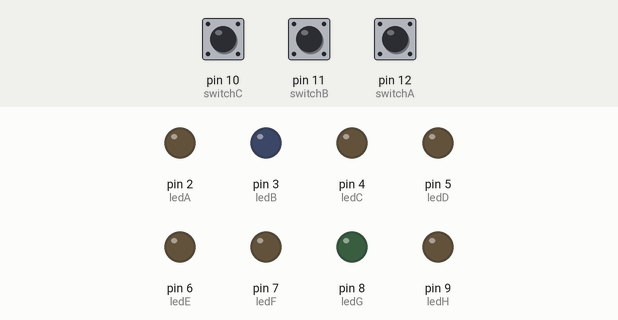
The sketch below on a simulated Arduino Uno, built with avr-gcc and run on an emulated ATmega328P. Parts: output pins drawn as LEDs (lit = HIGH). Inputs (shaded band) come from the test bench; at power-on: pin 10 (switchC) LOW, pin 11 (switchB) LOW, pin 12 (switchA) LOW.

Above: at 4.2 s.
4.3 s: pin 10 (switchC) pulled HIGH for 0.15 s
At 4.7 s:
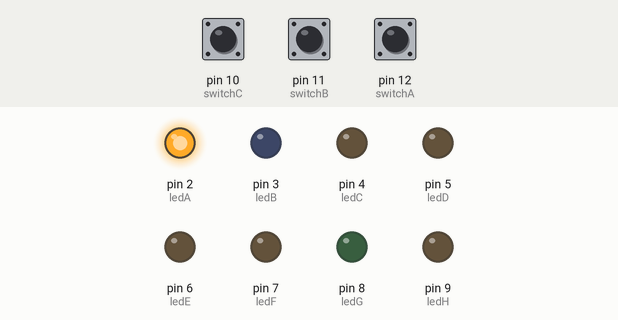
At 10.5 s:
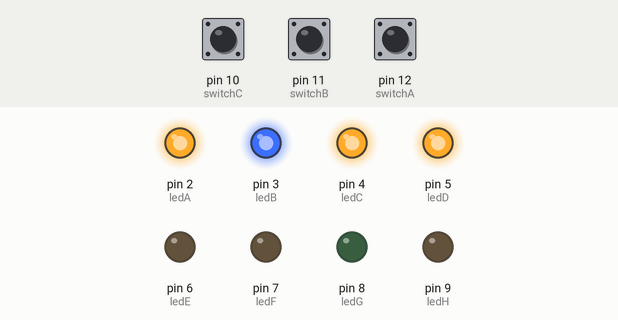
Timing chart, 0 to 63.2 s (numbered marks = the images above; inputs shaded):
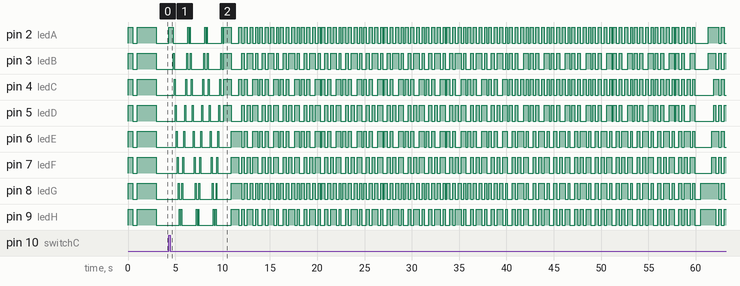

The sketch:

Experiment_1_SynchLights.ino
```cpp
//CPE160P------Experiment 1-------Synchronized Lights---------------------
//This sketch synchronizes eight LED's to the tune of Chandelier by Sia,
//Photograph by Ed Sheeran, and Can't help falling in love by Elvis Presley.

int ledA = 2;
int ledB = 3;
int ledC = 4;
int ledD = 5;
int ledE = 6;
int ledF = 7;
int ledG = 8;
int ledH = 9;
int switchA = 12;
int switchB = 11;
int switchC = 10;
int i;
int j;
bool button = false;
int songNum;

//This says that the system is running and is ready to run.
void startUp() {
  //For (i = 0; i < 3; i++) {
	  digitalWrite(ledA, HIGH);
 	  digitalWrite(ledB, HIGH);
    digitalWrite(ledC, HIGH);
    digitalWrite(ledD, HIGH);
    digitalWrite(ledE, HIGH);
    digitalWrite(ledF, HIGH);
    digitalWrite(ledG, HIGH);
    digitalWrite(ledH, HIGH);
    delay(500);
    digitalWrite(ledA, LOW);
   	digitalWrite(ledB, LOW);
    digitalWrite(ledC, LOW);
    digitalWrite(ledD, LOW);
    digitalWrite(ledE, LOW);
    digitalWrite(ledF, LOW);
    digitalWrite(ledG, LOW);
    digitalWrite(ledH, LOW);
    delay(500);
  	digitalWrite(ledA, HIGH);
 	  digitalWrite(ledB, HIGH);
    digitalWrite(ledC, HIGH);
    digitalWrite(ledD, HIGH);
    digitalWrite(ledE, HIGH);
    digitalWrite(ledF, HIGH);
    digitalWrite(ledG, HIGH);
    digitalWrite(ledH, HIGH);
    delay(2000);
    digitalWrite(ledA, LOW);
 	  digitalWrite(ledB, LOW);
    digitalWrite(ledC, LOW);
    digitalWrite(ledD, LOW);
    digitalWrite(ledE, LOW);
    digitalWrite(ledF, LOW);
    digitalWrite(ledG, LOW);
    digitalWrite(ledH, LOW);
}

void sweepLED(int y) {
  digitalWrite(ledA, HIGH);
  digitalWrite(ledH, LOW);
  delay(y);
  digitalWrite(ledB, HIGH);
  digitalWrite(ledA, LOW);
  delay(y);
  digitalWrite(ledC, HIGH);
  digitalWrite(ledB, LOW);
  delay(y);
  digitalWrite(ledD, HIGH);
  digitalWrite(ledC, LOW);
  delay(y);
  digitalWrite(ledE, HIGH);
  digitalWrite(ledD, LOW);
  delay(y);
  digitalWrite(ledF, HIGH);
  digitalWrite(ledE, LOW);
  delay(y);
  digitalWrite(ledG, HIGH);
  digitalWrite(ledF, LOW);
  delay(y);
  digitalWrite(ledH, HIGH);
  digitalWrite(ledG, LOW);
  delay(y);
  digitalWrite(ledH, LOW);
  delay(y);
  digitalWrite(ledH, HIGH);
  delay(y);
  digitalWrite(ledG, HIGH);
  digitalWrite(ledH, LOW);
  delay(y);
  digitalWrite(ledF, HIGH);
  digitalWrite(ledG, LOW);
  delay(y);
  digitalWrite(ledE, HIGH);
  digitalWrite(ledF, LOW);
  delay(y);
  digitalWrite(ledD, HIGH);
  digitalWrite(ledE, LOW);
  delay(y);
  digitalWrite(ledC, HIGH);
  digitalWrite(ledD, LOW);
  delay(y);
  digitalWrite(ledB, HIGH);
  digitalWrite(ledC, LOW);
  delay(y);
  digitalWrite(ledA, HIGH);
  digitalWrite(ledB, LOW);
  delay(y);
  digitalWrite(ledA, LOW);
  delay(y);
}

void bumpLED(int y) {
  digitalWrite(ledA, HIGH);
  digitalWrite(ledB, HIGH);
  digitalWrite(ledG, HIGH);
  digitalWrite(ledH, HIGH);
  digitalWrite(ledC, LOW);
  digitalWrite(ledD, LOW);
  digitalWrite(ledE, LOW);
  digitalWrite(ledF, LOW);
  delay(y);
  digitalWrite(ledA, LOW);
  digitalWrite(ledB, LOW);
  digitalWrite(ledG, LOW);
  digitalWrite(ledH, LOW);
  digitalWrite(ledC, HIGH);
  digitalWrite(ledD, HIGH);
  digitalWrite(ledE, HIGH);
  digitalWrite(ledF, HIGH);
  delay(y);
}

void leftRight(int y) {
  digitalWrite(ledA, HIGH);
  digitalWrite(ledB, HIGH);
  digitalWrite(ledC, HIGH);
  digitalWrite(ledD, HIGH);
  digitalWrite(ledE, LOW);
  digitalWrite(ledF, LOW);
  digitalWrite(ledG, LOW);
  digitalWrite(ledH, LOW);
  delay(y);
  digitalWrite(ledA, LOW);
  digitalWrite(ledB, LOW);
  digitalWrite(ledC, LOW);
  digitalWrite(ledD, LOW);
  digitalWrite(ledE, HIGH);
  digitalWrite(ledF, HIGH);
  digitalWrite(ledG, HIGH);
  digitalWrite(ledH, HIGH);
  delay(y);
}

void alternateLED(int y) {
  digitalWrite(ledA, HIGH);
  digitalWrite(ledB, LOW);
  digitalWrite(ledC, HIGH);
  digitalWrite(ledD, LOW);
  digitalWrite(ledE, HIGH);
  digitalWrite(ledF, LOW);
  digitalWrite(ledG, HIGH);
  digitalWrite(ledH, LOW);
  delay(y);
  digitalWrite(ledA, LOW);
  digitalWrite(ledB, HIGH);
  digitalWrite(ledC, LOW);
  digitalWrite(ledD, HIGH);
  digitalWrite(ledE, LOW);
  digitalWrite(ledF, HIGH);
  digitalWrite(ledG, LOW);
  digitalWrite(ledH, HIGH);
  delay(y);
}

void lightsOn(int y) {
  digitalWrite(ledA, HIGH);
  digitalWrite(ledB, HIGH);
  digitalWrite(ledC, HIGH);
  digitalWrite(ledD, HIGH);
  digitalWrite(ledE, HIGH);
  digitalWrite(ledF, HIGH);
  digitalWrite(ledG, HIGH);
  digitalWrite(ledH, HIGH);
  delay(y);
  digitalWrite(ledA, LOW);
  digitalWrite(ledB, LOW);
  digitalWrite(ledC, LOW);
  digitalWrite(ledD, LOW);
  digitalWrite(ledE, LOW);
  digitalWrite(ledF, LOW);
  digitalWrite(ledG, LOW);
  digitalWrite(ledH, LOW);
  delay(y);
}

void resetLED() {
  digitalWrite(ledA, LOW);
  digitalWrite(ledB, LOW);
  digitalWrite(ledC, LOW);
  digitalWrite(ledD, LOW);
  digitalWrite(ledE, LOW);
  digitalWrite(ledF, LOW);
  digitalWrite(ledG, LOW);
  digitalWrite(ledH, LOW);
}

// the setup routine runs once when you press reset:
void setup() {
  // initialize the LEDS as an output and the switches as an input.
  pinMode(ledA, OUTPUT);
  pinMode(ledB, OUTPUT);
  pinMode(ledC, OUTPUT);
  pinMode(ledD, OUTPUT);
  pinMode(ledE, OUTPUT);
  pinMode(ledF, OUTPUT);
  pinMode(ledG, OUTPUT);
  pinMode(ledH, OUTPUT);
  pinMode(switchA, INPUT);
  pinMode(switchB, INPUT);
  pinMode(switchC, INPUT);
  startUp();
}

// the loop routine runs over and over again forever:
void loop() {
  if (digitalRead(switchA) == true) {
    button = true;
    songNum = 1;
    digitalWrite(ledH, HIGH);

  }
  else if (digitalRead(switchB) == true) {
    button = true;
    songNum = 2;
    digitalWrite(ledC, HIGH);

  }
  else if (digitalRead(switchC) == true) {
    button = true;
    songNum = 3;
    digitalWrite(ledA, HIGH);
  }
  while(button) {
    switch (songNum){
      case 1:
        delay(600);
        for(i = 0; i < 6; i++) {
          sweepLED(100);
          resetLED();
        }
        delay(500);
        for(i = 0; i < 8; i++) {
          leftRight(650);
          resetLED();
        }
        delay(500);
        for(j = 0; j < 3; j++) {
          for(i = 0; i < 3; i++) {
           bumpLED(350);
           resetLED();
         }
         digitalWrite(ledD, HIGH);
         digitalWrite(ledE, HIGH);
         delay(600);
         resetLED();
        }
        delay(3000);
        for(j = 0; j < 2; j++) {
          for(i = 0; i < 8; i++) {
           lightsOn(350);
           resetLED();
          }
          for(i = 0; i < 7; i++) {
           alternateLED(350);
           resetLED();
          }
          delay(400);
        }
        break;
      case 2:
        delay(400);
        for(j = 0; j < 7; j++) {
          for(i = 0; i < 2; i++) {
           alternateLED(300);
           resetLED();
          }
          delay(100);
          for(i = 0; i < 3; i++) {
           lightsOn(150);
           resetLED();
          }
        }
        delay(2400);
        for(j = 0; j < 4; j++) {
          for(i = 0; i < 4; i++) {
           bumpLED(550);
           resetLED();
          }
          //delay(100);
          for(i = 0; i < 4; i++) {
           leftRight(550);
           resetLED();
          }
        }
        for(j = 0; j < 3; j++) {
          for(i = 0; i < 2; i++) {
           sweepLED(68);
           resetLED();
          }
          for(i = 0; i < 2; i++) {
           lightsOn(550);
           resetLED();
          }
        }
        for(i = 0; i < 2; i++) {
           sweepLED(68.75);
           resetLED();
          }
        delay(1500);
        for(i = 0; i < 7; i++) {
           bumpLED(250);
           bumpLED(250);
           resetLED();
           delay(100);
           lightsOn(550);
           delay(200);
          }
        delay(850);
          for(i = 0; i < 2; i++) {
           alternateLED(300);
           resetLED();
          }
          delay(100);
          digitalWrite(ledH, HIGH);
          delay(200);
          digitalWrite(ledA, HIGH);
          digitalWrite(ledH, LOW);
          delay(200);
          digitalWrite(ledE, HIGH);
          digitalWrite(ledA, LOW);
          delay(200);
          resetLED();
          for(i = 0; i < 2; i++) {
           alternateLED(300);
           resetLED();
          }
        resetLED();
        break;
      case 3:
        delay(400);
        for(i = 0; i < 3; i++) {
           sweepLED(100);
           resetLED();
          }
        leftRight(800);
        resetLED();
        for(i = 0; i < 13; i++) {
           alternateLED(300);
           alternateLED(300);
           bumpLED(300);
           lightsOn(200);
           resetLED();
          }
        for(i = 0; i < 9; i++) {
           leftRight(300);
           leftRight(300);
           alternateLED(300);
           lightsOn(200);
           resetLED();
          }
          delay(400);
          digitalWrite(ledG, HIGH);
          digitalWrite(ledH, HIGH);
          delay(800);
          digitalWrite(ledA, HIGH);
          digitalWrite(ledB, HIGH);
          delay(400);
          digitalWrite(ledE, HIGH);
          digitalWrite(ledF, HIGH);
          delay(200);
          digitalWrite(ledC, HIGH);
          digitalWrite(ledD, HIGH);
          delay(200);
          for(i = 0; i < 4; i++) {
           alternateLED(300);
           alternateLED(300);
           bumpLED(300);
           lightsOn(200);
           resetLED();
          }
        break;
    }
    button = false;
  }
}
```

Measured:
- after the input at 4.3 s, pin 2 (ledA): LOW → HIGH at once, → LOW 0.50 s later, → HIGH 1.5 s later, → LOW 0.10 s later, … (194 changes in this stretch); pin 3 (ledB): LOW → HIGH after 0.50 s, → LOW 0.10 s later, → HIGH 1.3 s later, → LOW 0.10 s later, … (151 changes in this stretch)
